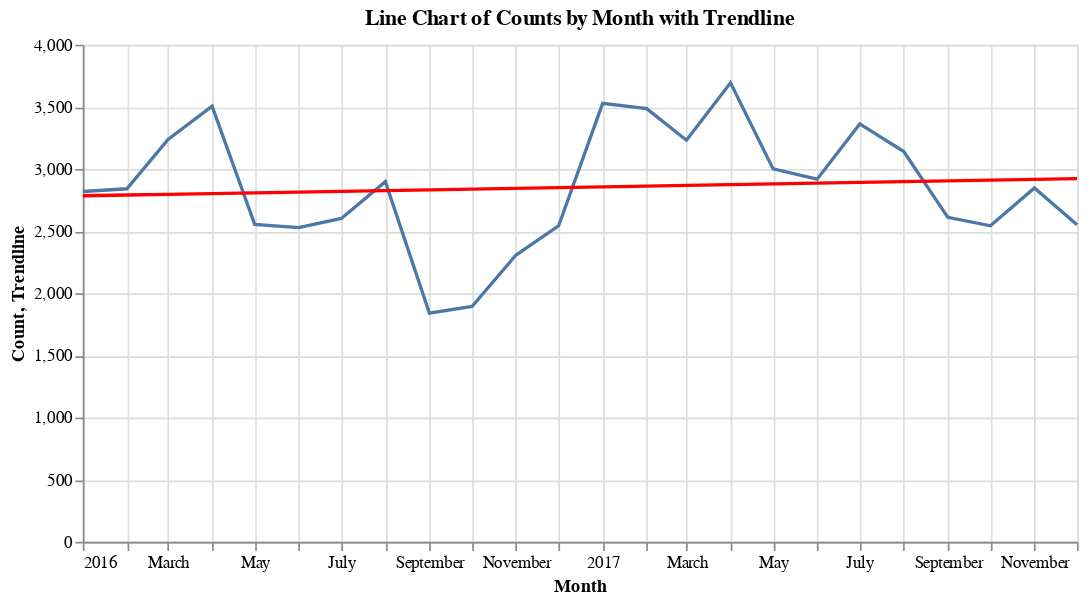

Notebook cell for this chart:
### Code cell
import pandas as pd
import altair as alt
import numpy as np

# Calculate the trendline function
def calculate_trendline(data):
    x = np.arange(len(data))
    y = data["count"]
    coefficients = np.polyfit(x, y, 1)  # Fit a first-degree polynomial (line)
    trendline = np.poly1d(coefficients)
    return trendline(x)


# Load the CSV file into a DataFrame
file_path = "Officer_Traffic_Stops.csv"  # Replace with the actual path to your CSV file
stops = pd.read_csv(file_path)

# Convert 'Month_of_Stop' to datetime format
stops["Month_of_Stop"] = pd.to_datetime(
    stops["Month_of_Stop"], format="%Y-%m-%d", errors="coerce"
)

# Group by month without modifying the original field and count the occurrences
stops_count = (
    stops.groupby(stops["Month_of_Stop"].dt.to_period("M"))
    .size()
    .reset_index(name="count")
)

# Calculate the trendline
stops_count["trendline"] = calculate_trendline(stops_count)

# Convert 'Month_of_Stop' to string format for Altair plotting
stops_count["Month_of_Stop"] = stops_count["Month_of_Stop"].astype(str)

# Create an Altair line chart
chart = (
    alt.Chart(stops_count)
    .mark_line()
    .encode(
        x=alt.X("Month_of_Stop:T", title="Month"),
        y=alt.Y("count:Q", title="Count"),
        tooltip=["Month_of_Stop:T", "count:Q"],
    )
    .properties(
        width=600, height=300, title="Line Chart of Counts by Month with Trendline"
    )
)

# Add the trendline to the chart
trendline = (
    alt.Chart(stops_count)
    .mark_line(color="red")
    .encode(
        x=alt.X("Month_of_Stop:T", title="Month"),
        y=alt.Y("trendline:Q", title="Trendline"),
    )
)

# Combine the main chart and the trendline chart
final_chart = chart + trendline

# Display the Altair chart with the trendline
final_chart

### Figure 1 — Vega-Lite specification as saved in the notebook (floating-point values rounded to 4 significant figures)
{"config": {"view": {"continuousWidth": 300, "continuousHeight": 300}}, "layer": [{"mark": {"type": "line"}, "encoding": {"tooltip": [{"field": "Month_of_Stop", "type": "temporal"}, {"field": "count", "type": "quantitative"}], "x": {"field": "Month_of_Stop", "title": "Month", "type": "temporal"}, "y": {"field": "count", "title": "Count", "type": "quantitative"}}, "title": "Line Chart of Counts by Month with Trendline"}, {"mark": {"type": "line", "color": "red"}, "encoding": {"x": {"field": "Month_of_Stop", "title": "Month", "type": "temporal"}, "y": {"field": "trendline", "title": "Trendline", "type": "quantitative"}}}], "data": {"name": "data-814c5aad448c08cea367d4b6dad65f65"}, "height": 300, "width": 600, "$schema": "https://vega.github.io/schema/vega-lite/v5.14.1.json", "datasets": {"data-814c5aad448c08cea367d4b6dad65f65": [{"Month_of_Stop": "2016-01", "count": 2819, "trendline": 2785.0}, {"Month_of_Stop": "2016-02", "count": 2841, "trendline": 2791.0}, {"Month_of_Stop": "2016-03", "count": 3238, "trendline": 2797.0}, {"Month_of_Stop": "2016-04", "count": 3505, "trendline": 2803.0}, {"Month_of_Stop": "2016-05", "count": 2555, "trendline": 2809.0}, {"Month_of_Stop": "2016-06", "count": 2529, "trendline": 2815.0}, {"Month_of_Stop": "2016-07", "count": 2602, "trendline": 2821.0}, {"Month_of_Stop": "2016-08", "count": 2898, "trendline": 2827.0}, {"Month_of_Stop": "2016-09", "count": 1840, "trendline": 2833.0}, {"Month_of_Stop": "2016-10", "count": 1894, "trendline": 2839.0}, {"Month_of_Stop": "2016-11", "count": 2308, "trendline": 2845.0}, {"Month_of_Stop": "2016-12", "count": 2543, "trendline": 2851.0}, {"Month_of_Stop": "2017-01", "count": 3528, "trendline": 2857.0}, {"Month_of_Stop": "2017-02", "count": 3486, "trendline": 2863.0}, {"Month_of_Stop": "2017-03", "count": 3232, "trendline": 2869.0}, {"Month_of_Stop": "2017-04", "count": 3694, "trendline": 2875.0}, {"Month_of_Stop": "2017-05", "count": 3001, "trendline": 2881.0}, {"Month_of_Stop": "2017-06", "count": 2918, "trendline": 2887.0}, {"Month_of_Stop": "2017-07", "count": 3363, "trendline": 2893.0}, {"Month_of_Stop": "2017-08", "count": 3141, "trendline": 2899.0}, {"Month_of_Stop": "2017-09", "count": 2611, "trendline": 2905.0}, {"Month_of_Stop": "2017-10", "count": 2543, "trendline": 2911.0}, {"Month_of_Stop": "2017-11", "count": 2848, "trendline": 2917.0}, {"Month_of_Stop": "2017-12", "count": 2551, "trendline": 2923.0}]}}
